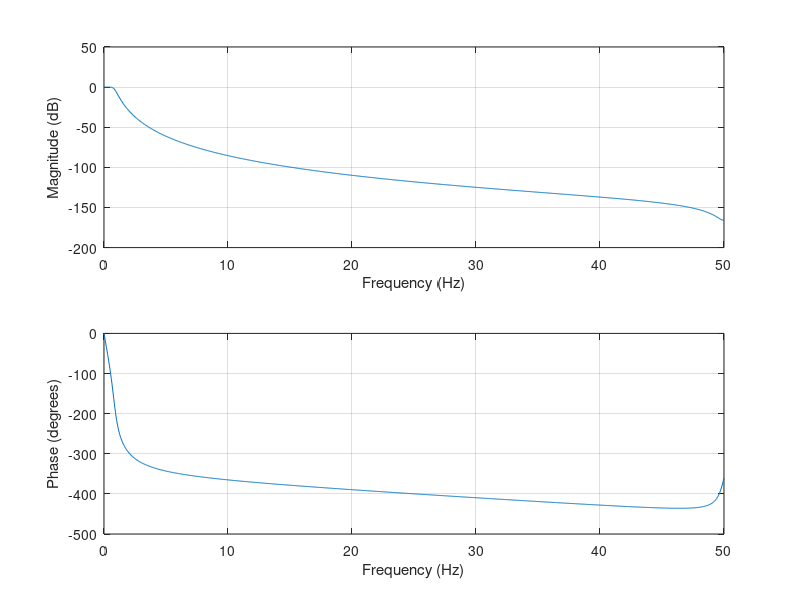

Write the MATLAB code that produced this figure.
b_low = [0 3.44412083898154e-07 3.68270826726737e-06 3.58022964878886e-06 3.16452689807573e-07];
a_low = [1 -3.85891960196546 5.58662548842554 -3.59609278768443 0.868394825027037];
freqz(b_low,a_low,1024,100); 